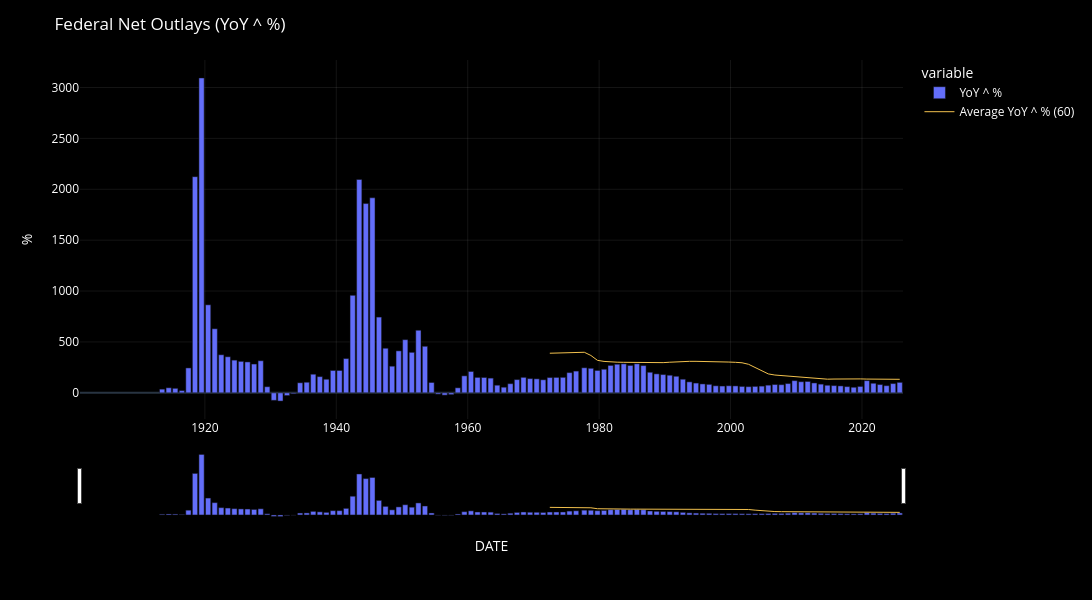

The cell this chart's notebook holds for it:
### Markdown cell above
- **% change**

### Code cell
fig = plot_df_chart(
    df[[COL]],
    chart_title = DICT[INDICATOR]["title"] + f' ({COL})',
    chart_type = "bar",
    yaxis_title = "%",
    draw=False,
)

AVG_PERIOD = 12 * 5

fig.add_trace(go.Scatter(
    x=df.index,
    y=df[COL].rolling(window=AVG_PERIOD).mean(),
    name='Average ' + COL + f' ({AVG_PERIOD})',
    line=dict(
        width=1,
        color="#F2C14E",
        # dash="dash"
    ),
    # hoverinfo="skip",
    # showlegend=False,
))

fig.show()
